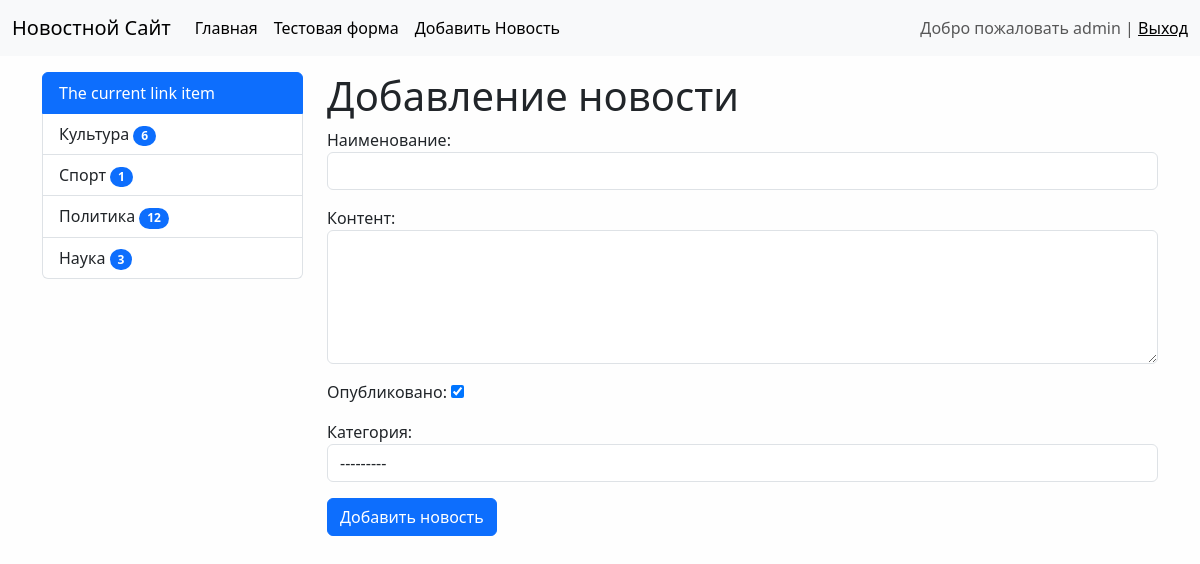
The app's page /news/add-news/ (signed in) with its own data.
### news/models.py (models this page shows)
class Category(models.Model):
    id = models.BigAutoField(primary_key=True) # Если не указать, то проставит автоматически
    title = models.CharField(max_length = 150, db_index = True, verbose_name = 'Наименование категории')
    def get_absolute_url(self):
       return reverse("category", kwargs={"category_id": self.id})
    def __str__(self) -> str:
        return self.title
    class Meta:
        verbose_name = 'Категория'
        verbose_name_plural = 'Категории'
        ordering = ['title']

### news/views.py (the view)
# urls.py: path('news/add-news/',CreateNews.as_view(), name = "add_news"),
class CreateNews(LoginRequiredMixin, CreateView):
    form_class = NewsForm                       # = News.objects.all()    - определяем класс ФОРМЫ c которой связываем
    template_name = "news/add_news.html"        # Путь к шаблону
    login_url = "/admin/"                       # Если пользователь не авторизован (from django.contrib.auth.mixins import LoginRequiredMixin)

### news/forms.py (shortened to what this page needs)
class NewsForm(forms.ModelForm):
    class Meta:
        model = News
        fields = ['title','content','is_published','category',]
        widgets =   {"title" : forms.TextInput(attrs={"class":"form-control"}),
                     "content" : forms.Textarea(attrs={"class":"form-control", "rows":"5"}),
                     "category" : forms.Select(attrs={"class":"form-control"}),
                    }

### news/templatetags/news_tags.py (called while the page is built)
@register.inclusion_tag("news/list_categories.html")
def show_categories(arg1="Hello", arg2 = "World"):
    categories = Category.objects.annotate(cnt = Count("news", filter= F("news__is_published"))).filter(cnt__gt =0)
    return {"categories": categories, "arg1":arg1, "arg2":arg2}

### news/templates/news/add_news.html (shortened to what this page needs)
{% extends "base.html" %}
{% block sidebar %}
{% include "inc/_sidebar.html" %}
{% endblock %}
{% block content %}
<h1> Добавление новости </h1>
<form action="{% url 'add_news' %}" method = "POST">
{{ form.as_p }}
<button type="submit" class = "btn btn-primary btn-block"> Добавить новость</button>
</form>
{% endblock %}

### templates/inc/_nav.html (shortened to what this page needs)
<nav class="navbar navbar-expand-lg bg-body-tertiary">
  <div class="container-fluid">
      <a class="navbar-brand" href="{% url 'home' %}">Новостной Сайт</a>
      <div class="collapse navbar-collapse" id="navbarSupportedContent">
        <ul class="navbar-nav me-auto mb-2 mb-lg-0">
          <li class="nav-item">
            <a class="nav-link active" aria-current="page" href="{% url 'home' %}">Главная</a>
          </li>
          <li class="nav-item">
            <a class="nav-link active" aria-current="page" href="{% url 'contact' %}">Тестовая форма</a>
          </li>
          {% if request.user.is_authenticated %}
            <li class="nav-item">
              <a class="nav-link active" aria-current="page" href="{% url 'add_news' %}">Добавить Новость</a>
            </li>
          {% endif %}
        </ul>
        {% if request.user.is_authenticated %}
          <span class="navbar-text">
            Добро пожаловать {{user.username}} | <a href="{% url 'logout' %}">Выход</a>
          </span>
        {% else %}
          <span class="navbar-text">
            <a href="{% url 'register' %}">Register</a> | <a href="{% url 'login' %}">Login</a>
          </span>
        {% endif %}
      </div>
  </div>
</nav>

### news/templates/news/list_categories.html
<div class="list-group">
    <a href="#" class="list-group-item list-group-item-action active" aria-current="true">
      The current link item
    </a>
    {% for cat in categories  %}
      <a href="{{cat.get_absolute_url }}" class="list-group-item list-group-item-action">{{cat.title}}
          <span class="badge text-bg-primary rounded-pill">{{cat.cnt}}</span>
      </a>
    {% endfor %}
</div>

### mysite/static/css/style.css (style rules this page uses)
body { background-color: #fefefe; }

### records on screen
Category: title "Культура", cnt "6"
Category: title "Спорт", cnt "1"
Category: title "Политика", cnt "12"
Category: title "Наука", cnt "3"

### other values on screen
{{ user.username }} "admin"
